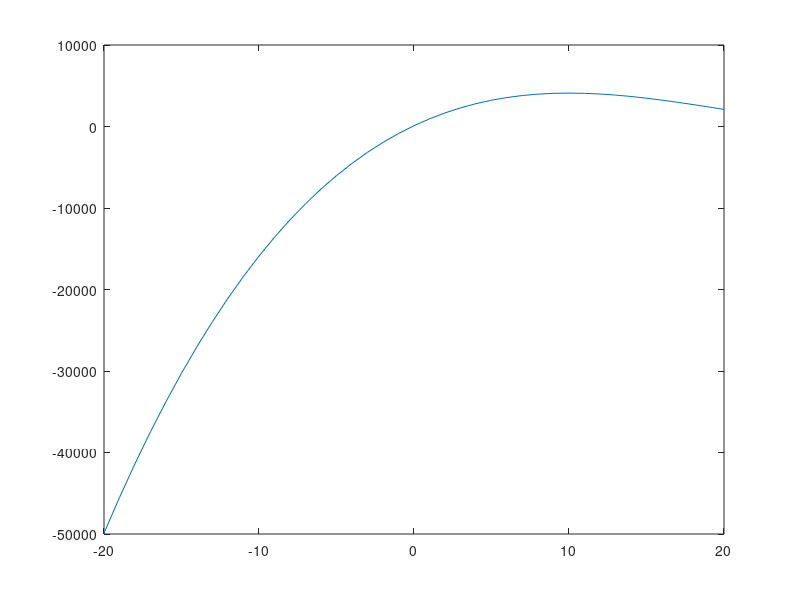
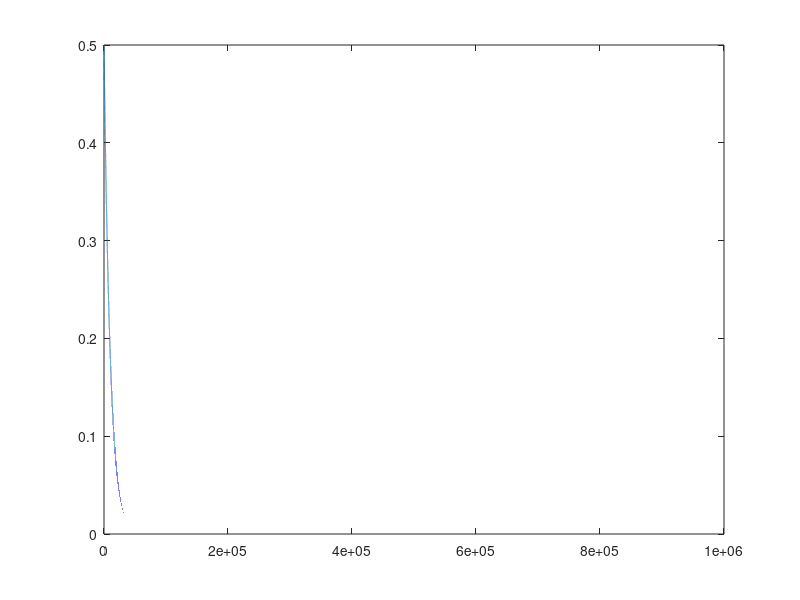

Reproduce these figures in MATLAB, in order.
function plots

    %/////////////////////////////////////////////////////
    %
    % Plot objective function
    %
    x = -20:20;
    y = x.^3 - 60 * x.^2 + 900 * x + 100;
    figure(1);
    plot(x, y);
    max = max(y)
    %/////////////////////////////////////////////////////
    
    %/////////////////////////////////////////////////////
    %
    % Plot cooling rate (exponential) function
    %
    %tmax = 1e3;
    %tmax = 1e5;
    tmax = 1e6;
    % Rate increment variable
    t = 0 : tmax;
    %
    % SA parameters
    %    
    % Temperature bounds
    %Tmax = 0.05;
    Tmax = 0.5;
    % Rate
    %R =    0.001;
    R =    0.0001;
    %R =    0.00001;
    
    y = Temp(t, Tmax, R);
   
    figure(2);
    plot(t, y);
    %/////////////////////////////////////////////////////

end


% Temperature actualization
function newtemp = Temp(t, Tmax, R)
    newtemp = Tmax * exp(-R * t);
end





















